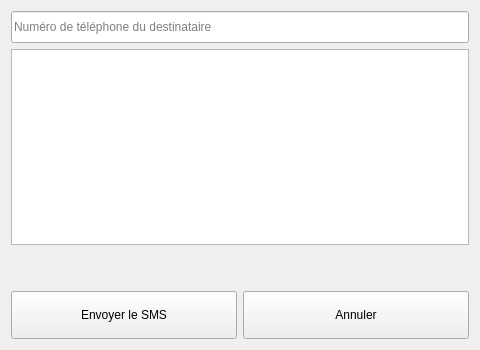
<?xml version="1.0" encoding="UTF-8"?>
<ui version="4.0">
 <class>NewSmsDialog</class>
 <widget class="QWidget" name="NewSmsDialog">
  <property name="geometry">
   <rect>
    <x>0</x>
    <y>0</y>
    <width>480</width>
    <height>350</height>
   </rect>
  </property>
  <property name="windowTitle">
   <string>Nouveau SMS</string>
  </property>
  <layout class="QVBoxLayout" name="verticalLayout">
   <item>
    <widget class="QLineEdit" name="destinationField">
     <property name="minimumSize">
      <size>
       <width>0</width>
       <height>32</height>
      </size>
     </property>
     <property name="toolTip">
      <string>Numéro de téléphone du destinataire</string>
     </property>
     <property name="maxLength">
      <number>1024</number>
     </property>
     <property name="placeholderText">
      <string>Numéro de téléphone du destinataire</string>
     </property>
    </widget>
   </item>
   <item>
    <widget class="QPlainTextEdit" name="smsContentField">
     <property name="toolTip">
      <string>Rédigez votre message dans cette case</string>
     </property>
     <property name="styleSheet">
      <string notr="true">font-size: 12pt</string>
     </property>
    </widget>
   </item>
   <item>
    <widget class="QLabel" name="sizeLimitLbl">
     <property name="alignment">
      <set>Qt::AlignCenter</set>
     </property>
    </widget>
   </item>
   <item>
    <widget class="QLabel" name="nbOfSentSmsLbl">
     <property name="styleSheet">
      <string notr="true">color: #5f5f5f; font-style: italic</string>
     </property>
     <property name="alignment">
      <set>Qt::AlignCenter</set>
     </property>
    </widget>
   </item>
   <item>
    <widget class="QWidget" name="widget" native="true">
     <layout class="QHBoxLayout" name="horizontalLayout">
      <property name="leftMargin">
       <number>0</number>
      </property>
      <property name="topMargin">
       <number>0</number>
      </property>
      <property name="rightMargin">
       <number>0</number>
      </property>
      <property name="bottomMargin">
       <number>0</number>
      </property>
      <item>
       <widget class="QPushButton" name="sendSmsBtn">
        <property name="minimumSize">
         <size>
          <width>0</width>
          <height>48</height>
         </size>
        </property>
        <property name="text">
         <string>Envoyer le SMS</string>
        </property>
        <property name="icon">
         <iconset resource="mobii.qrc">
          <normaloff>:/buttons/Resources/share.png</normaloff>:/buttons/Resources/share.png</iconset>
        </property>
        <property name="iconSize">
         <size>
          <width>24</width>
          <height>24</height>
         </size>
        </property>
       </widget>
      </item>
      <item>
       <widget class="QPushButton" name="cancelSmsButton">
        <property name="minimumSize">
         <size>
          <width>0</width>
          <height>48</height>
         </size>
        </property>
        <property name="text">
         <string>Annuler</string>
        </property>
        <property name="icon">
         <iconset resource="mobii.qrc">
          <normaloff>:/buttons/Resources/trash.png</normaloff>:/buttons/Resources/trash.png</iconset>
        </property>
        <property name="iconSize">
         <size>
          <width>24</width>
          <height>24</height>
         </size>
        </property>
       </widget>
      </item>
     </layout>
    </widget>
   </item>
  </layout>
 </widget>
 <resources>
  <include location="mobii.qrc"/>
 </resources>
 <connections/>
</ui>
